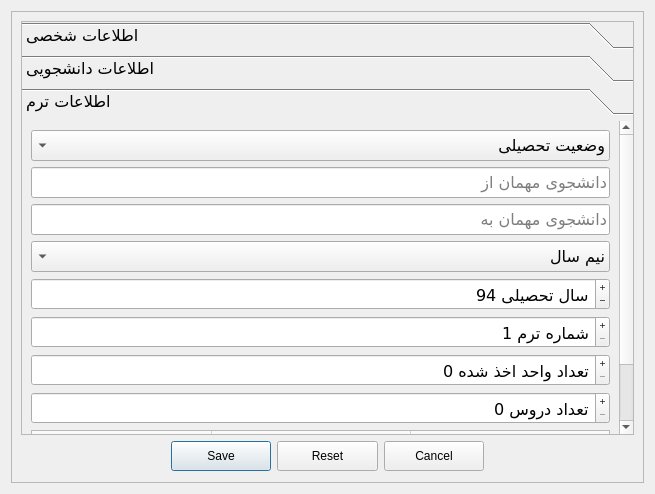
<?xml version="1.0" encoding="UTF-8"?>
<ui version="4.0">
 <class>NewStudent</class>
 <widget class="QDialog" name="NewStudent">
  <property name="geometry">
   <rect>
    <x>0</x>
    <y>0</y>
    <width>655</width>
    <height>494</height>
   </rect>
  </property>
  <property name="windowTitle">
   <string>ثبت دانشجوی جدید</string>
  </property>
  <property name="layoutDirection">
   <enum>Qt::LeftToRight</enum>
  </property>
  <layout class="QVBoxLayout" name="verticalLayout_3">
   <item>
    <widget class="QFrame" name="frame">
     <property name="frameShape">
      <enum>QFrame::StyledPanel</enum>
     </property>
     <property name="frameShadow">
      <enum>QFrame::Raised</enum>
     </property>
     <layout class="QVBoxLayout" name="verticalLayout">
      <item>
       <widget class="QToolBox" name="toolBox">
        <property name="font">
         <font>
          <family>Abyssinica SIL</family>
          <pointsize>12</pointsize>
         </font>
        </property>
        <property name="layoutDirection">
         <enum>Qt::LeftToRight</enum>
        </property>
        <property name="frameShape">
         <enum>QFrame::StyledPanel</enum>
        </property>
        <property name="frameShadow">
         <enum>QFrame::Plain</enum>
        </property>
        <property name="currentIndex">
         <number>2</number>
        </property>
        <property name="tabSpacing">
         <number>6</number>
        </property>
        <widget class="QWidget" name="personInfo_toolBox">
         <property name="geometry">
          <rect>
           <x>0</x>
           <y>0</y>
           <width>615</width>
           <height>316</height>
          </rect>
         </property>
         <attribute name="label">
          <string notr="true">اطلاعات شخصی</string>
         </attribute>
         <layout class="QVBoxLayout" name="verticalLayout_2">
          <item>
           <widget class="QLineEdit" name="name_led">
            <property name="sizePolicy">
             <sizepolicy hsizetype="Preferred" vsizetype="Fixed">
              <horstretch>0</horstretch>
              <verstretch>0</verstretch>
             </sizepolicy>
            </property>
            <property name="minimumSize">
             <size>
              <width>0</width>
              <height>0</height>
             </size>
            </property>
            <property name="sizeIncrement">
             <size>
              <width>0</width>
              <height>0</height>
             </size>
            </property>
            <property name="baseSize">
             <size>
              <width>0</width>
              <height>0</height>
             </size>
            </property>
            <property name="placeholderText">
             <string>نام</string>
            </property>
           </widget>
          </item>
          <item>
           <widget class="QLineEdit" name="family_led">
            <property name="sizePolicy">
             <sizepolicy hsizetype="Preferred" vsizetype="Fixed">
              <horstretch>0</horstretch>
              <verstretch>0</verstretch>
             </sizepolicy>
            </property>
            <property name="minimumSize">
             <size>
              <width>0</width>
              <height>5</height>
             </size>
            </property>
            <property name="sizeIncrement">
             <size>
              <width>0</width>
              <height>0</height>
             </size>
            </property>
            <property name="baseSize">
             <size>
              <width>0</width>
              <height>0</height>
             </size>
            </property>
            <property name="placeholderText">
             <string>نام خانوادگی</string>
            </property>
           </widget>
          </item>
          <item>
           <widget class="QLineEdit" name="fatherName_led">
            <property name="sizePolicy">
             <sizepolicy hsizetype="Preferred" vsizetype="Fixed">
              <horstretch>0</horstretch>
              <verstretch>0</verstretch>
             </sizepolicy>
            </property>
            <property name="minimumSize">
             <size>
              <width>0</width>
              <height>5</height>
             </size>
            </property>
            <property name="sizeIncrement">
             <size>
              <width>0</width>
              <height>0</height>
             </size>
            </property>
            <property name="baseSize">
             <size>
              <width>0</width>
              <height>0</height>
             </size>
            </property>
            <property name="text">
             <string/>
            </property>
            <property name="placeholderText">
             <string>نام پدر</string>
            </property>
           </widget>
          </item>
          <item>
           <widget class="QLineEdit" name="melliCode_led">
            <property name="sizePolicy">
             <sizepolicy hsizetype="Preferred" vsizetype="Fixed">
              <horstretch>0</horstretch>
              <verstretch>0</verstretch>
             </sizepolicy>
            </property>
            <property name="minimumSize">
             <size>
              <width>0</width>
              <height>5</height>
             </size>
            </property>
            <property name="sizeIncrement">
             <size>
              <width>0</width>
              <height>0</height>
             </size>
            </property>
            <property name="baseSize">
             <size>
              <width>0</width>
              <height>0</height>
             </size>
            </property>
            <property name="placeholderText">
             <string>کد ملی</string>
            </property>
           </widget>
          </item>
          <item>
           <widget class="QLineEdit" name="shsh_led">
            <property name="sizePolicy">
             <sizepolicy hsizetype="Preferred" vsizetype="Fixed">
              <horstretch>0</horstretch>
              <verstretch>0</verstretch>
             </sizepolicy>
            </property>
            <property name="minimumSize">
             <size>
              <width>0</width>
              <height>5</height>
             </size>
            </property>
            <property name="sizeIncrement">
             <size>
              <width>0</width>
              <height>0</height>
             </size>
            </property>
            <property name="baseSize">
             <size>
              <width>0</width>
              <height>0</height>
             </size>
            </property>
            <property name="placeholderText">
             <string>شماره شناسنامه</string>
            </property>
           </widget>
          </item>
         </layout>
        </widget>
        <widget class="QWidget" name="stuInfo_toolBox">
         <property name="geometry">
          <rect>
           <x>0</x>
           <y>0</y>
           <width>615</width>
           <height>316</height>
          </rect>
         </property>
         <attribute name="label">
          <string notr="true">اطلاعات دانشجویی</string>
         </attribute>
         <layout class="QVBoxLayout" name="verticalLayout_4">
          <item>
           <widget class="QLineEdit" name="id_led">
            <property name="placeholderText">
             <string>شماره دانشجویی</string>
            </property>
           </widget>
          </item>
          <item>
           <widget class="QLineEdit" name="uniName_led">
            <property name="placeholderText">
             <string>نام دانشگاه</string>
            </property>
           </widget>
          </item>
          <item>
           <widget class="QLineEdit" name="degree_led">
            <property name="placeholderText">
             <string>مقطع تحصیلی</string>
            </property>
           </widget>
          </item>
          <item>
           <widget class="QLineEdit" name="major_led">
            <property name="placeholderText">
             <string>رشته تحصیلی</string>
            </property>
           </widget>
          </item>
          <item>
           <widget class="QLineEdit" name="area_led">
            <property name="placeholderText">
             <string>گرایش</string>
            </property>
           </widget>
          </item>
          <item>
           <widget class="QLineEdit" name="year_of_entry_led">
            <property name="placeholderText">
             <string>سال ورود</string>
            </property>
           </widget>
          </item>
         </layout>
        </widget>
        <widget class="QWidget" name="termInfo_toolBox">
         <property name="geometry">
          <rect>
           <x>0</x>
           <y>-37</y>
           <width>600</width>
           <height>353</height>
          </rect>
         </property>
         <attribute name="label">
          <string>اطلاعات ترم</string>
         </attribute>
         <layout class="QVBoxLayout" name="verticalLayout_5">
          <item>
           <widget class="QComboBox" name="condition_combo">
            <property name="layoutDirection">
             <enum>Qt::RightToLeft</enum>
            </property>
            <property name="locale">
             <locale language="Persian" country="Iran"/>
            </property>
            <property name="currentText">
             <string>وضعیت تحصیلی</string>
            </property>
            <property name="currentIndex">
             <number>0</number>
            </property>
            <property name="maxVisibleItems">
             <number>4</number>
            </property>
            <property name="maxCount">
             <number>10</number>
            </property>
            <property name="insertPolicy">
             <enum>QComboBox::InsertAtBottom</enum>
            </property>
            <property name="sizeAdjustPolicy">
             <enum>QComboBox::AdjustToContentsOnFirstShow</enum>
            </property>
            <property name="modelColumn">
             <number>0</number>
            </property>
            <item>
             <property name="text">
              <string>وضعیت تحصیلی</string>
             </property>
            </item>
            <item>
             <property name="text">
              <string>فعال</string>
             </property>
            </item>
            <item>
             <property name="text">
              <string>مرخصی</string>
             </property>
            </item>
            <item>
             <property name="text">
              <string>مهمان</string>
             </property>
            </item>
           </widget>
          </item>
          <item>
           <widget class="QLineEdit" name="guestFrom_led">
            <property name="enabled">
             <bool>true</bool>
            </property>
            <property name="placeholderText">
             <string>دانشجوی مهمان از</string>
            </property>
           </widget>
          </item>
          <item>
           <widget class="QLineEdit" name="guestTo_led">
            <property name="enabled">
             <bool>true</bool>
            </property>
            <property name="layoutDirection">
             <enum>Qt::RightToLeft</enum>
            </property>
            <property name="placeholderText">
             <string>دانشجوی مهمان به</string>
            </property>
           </widget>
          </item>
          <item>
           <widget class="QComboBox" name="halfYear_combo">
            <property name="layoutDirection">
             <enum>Qt::RightToLeft</enum>
            </property>
            <property name="locale">
             <locale language="Persian" country="Iran"/>
            </property>
            <property name="currentText">
             <string>نیم سال</string>
            </property>
            <property name="currentIndex">
             <number>0</number>
            </property>
            <property name="maxVisibleItems">
             <number>4</number>
            </property>
            <property name="maxCount">
             <number>4</number>
            </property>
            <property name="insertPolicy">
             <enum>QComboBox::InsertAtBottom</enum>
            </property>
            <property name="sizeAdjustPolicy">
             <enum>QComboBox::AdjustToContentsOnFirstShow</enum>
            </property>
            <property name="modelColumn">
             <number>0</number>
            </property>
            <item>
             <property name="text">
              <string notr="true">نیم سال</string>
             </property>
            </item>
            <item>
             <property name="text">
              <string>اول</string>
             </property>
            </item>
            <item>
             <property name="text">
              <string>دوم</string>
             </property>
            </item>
            <item>
             <property name="text">
              <string>تابستانه</string>
             </property>
            </item>
           </widget>
          </item>
          <item>
           <widget class="QSpinBox" name="yearNum_spinBox">
            <property name="alignment">
             <set>Qt::AlignLeading|Qt::AlignLeft|Qt::AlignVCenter</set>
            </property>
            <property name="buttonSymbols">
             <enum>QAbstractSpinBox::PlusMinus</enum>
            </property>
            <property name="prefix">
             <string notr="true">سال تحصیلی </string>
            </property>
            <property name="minimum">
             <number>80</number>
            </property>
            <property name="maximum">
             <number>99</number>
            </property>
            <property name="value">
             <number>94</number>
            </property>
           </widget>
          </item>
          <item>
           <widget class="QSpinBox" name="termNum_spinBox">
            <property name="alignment">
             <set>Qt::AlignLeading|Qt::AlignLeft|Qt::AlignVCenter</set>
            </property>
            <property name="buttonSymbols">
             <enum>QAbstractSpinBox::PlusMinus</enum>
            </property>
            <property name="prefix">
             <string>شماره ترم </string>
            </property>
            <property name="minimum">
             <number>1</number>
            </property>
            <property name="maximum">
             <number>10</number>
            </property>
           </widget>
          </item>
          <item>
           <widget class="QSpinBox" name="unitNum_spinBox">
            <property name="alignment">
             <set>Qt::AlignLeading|Qt::AlignLeft|Qt::AlignVCenter</set>
            </property>
            <property name="buttonSymbols">
             <enum>QAbstractSpinBox::PlusMinus</enum>
            </property>
            <property name="prefix">
             <string notr="true">تعداد واحد اخذ شده </string>
            </property>
            <property name="minimum">
             <number>0</number>
            </property>
            <property name="maximum">
             <number>24</number>
            </property>
            <property name="value">
             <number>0</number>
            </property>
           </widget>
          </item>
          <item>
           <widget class="QSpinBox" name="lessonNum_spinBox">
            <property name="alignment">
             <set>Qt::AlignLeading|Qt::AlignLeft|Qt::AlignVCenter</set>
            </property>
            <property name="buttonSymbols">
             <enum>QAbstractSpinBox::PlusMinus</enum>
            </property>
            <property name="prefix">
             <string notr="true">تعداد دروس </string>
            </property>
            <property name="minimum">
             <number>0</number>
            </property>
            <property name="maximum">
             <number>24</number>
            </property>
            <property name="value">
             <number>0</number>
            </property>
           </widget>
          </item>
          <item>
           <widget class="QTableWidget" name="lesson_table">
            <property name="layoutDirection">
             <enum>Qt::RightToLeft</enum>
            </property>
            <property name="frameShape">
             <enum>QFrame::StyledPanel</enum>
            </property>
            <property name="frameShadow">
             <enum>QFrame::Sunken</enum>
            </property>
            <property name="lineWidth">
             <number>1</number>
            </property>
            <property name="midLineWidth">
             <number>0</number>
            </property>
            <property name="textElideMode">
             <enum>Qt::ElideMiddle</enum>
            </property>
            <property name="columnCount">
             <number>3</number>
            </property>
            <attribute name="horizontalHeaderCascadingSectionResizes">
             <bool>true</bool>
            </attribute>
            <attribute name="horizontalHeaderDefaultSectionSize">
             <number>199</number>
            </attribute>
            <attribute name="horizontalHeaderStretchLastSection">
             <bool>true</bool>
            </attribute>
            <column>
             <property name="text">
              <string>نام درس</string>
             </property>
            </column>
            <column>
             <property name="text">
              <string>نمره</string>
             </property>
            </column>
            <column>
             <property name="text">
              <string>تعداد واحد</string>
             </property>
            </column>
           </widget>
          </item>
         </layout>
        </widget>
       </widget>
      </item>
      <item>
       <layout class="QHBoxLayout" name="horizontalLayout" stretch="0,0,0,0,0">
        <property name="spacing">
         <number>6</number>
        </property>
        <property name="sizeConstraint">
         <enum>QLayout::SetDefaultConstraint</enum>
        </property>
        <property name="bottomMargin">
         <number>2</number>
        </property>
        <item>
         <spacer name="horizontalSpacer">
          <property name="orientation">
           <enum>Qt::Horizontal</enum>
          </property>
          <property name="sizeType">
           <enum>QSizePolicy::Preferred</enum>
          </property>
          <property name="sizeHint" stdset="0">
           <size>
            <width>150</width>
            <height>20</height>
           </size>
          </property>
         </spacer>
        </item>
        <item>
         <widget class="QPushButton" name="save_btn">
          <property name="sizePolicy">
           <sizepolicy hsizetype="Minimum" vsizetype="Minimum">
            <horstretch>0</horstretch>
            <verstretch>0</verstretch>
           </sizepolicy>
          </property>
          <property name="minimumSize">
           <size>
            <width>0</width>
            <height>30</height>
           </size>
          </property>
          <property name="text">
           <string>Save</string>
          </property>
          <property name="default">
           <bool>true</bool>
          </property>
          <property name="flat">
           <bool>false</bool>
          </property>
         </widget>
        </item>
        <item>
         <widget class="QPushButton" name="reset_btn">
          <property name="sizePolicy">
           <sizepolicy hsizetype="Minimum" vsizetype="Minimum">
            <horstretch>0</horstretch>
            <verstretch>0</verstretch>
           </sizepolicy>
          </property>
          <property name="minimumSize">
           <size>
            <width>0</width>
            <height>30</height>
           </size>
          </property>
          <property name="sizeIncrement">
           <size>
            <width>0</width>
            <height>0</height>
           </size>
          </property>
          <property name="baseSize">
           <size>
            <width>0</width>
            <height>100</height>
           </size>
          </property>
          <property name="text">
           <string>Reset</string>
          </property>
         </widget>
        </item>
        <item>
         <widget class="QPushButton" name="cancel_btn">
          <property name="sizePolicy">
           <sizepolicy hsizetype="Minimum" vsizetype="Minimum">
            <horstretch>0</horstretch>
            <verstretch>0</verstretch>
           </sizepolicy>
          </property>
          <property name="minimumSize">
           <size>
            <width>0</width>
            <height>30</height>
           </size>
          </property>
          <property name="text">
           <string>Cancel</string>
          </property>
         </widget>
        </item>
        <item>
         <spacer name="horizontalSpacer_2">
          <property name="orientation">
           <enum>Qt::Horizontal</enum>
          </property>
          <property name="sizeType">
           <enum>QSizePolicy::Preferred</enum>
          </property>
          <property name="sizeHint" stdset="0">
           <size>
            <width>150</width>
            <height>20</height>
           </size>
          </property>
         </spacer>
        </item>
       </layout>
      </item>
     </layout>
    </widget>
   </item>
  </layout>
 </widget>
 <tabstops>
  <tabstop>name_led</tabstop>
  <tabstop>family_led</tabstop>
  <tabstop>fatherName_led</tabstop>
  <tabstop>melliCode_led</tabstop>
  <tabstop>shsh_led</tabstop>
  <tabstop>id_led</tabstop>
  <tabstop>uniName_led</tabstop>
  <tabstop>degree_led</tabstop>
  <tabstop>major_led</tabstop>
  <tabstop>area_led</tabstop>
  <tabstop>year_of_entry_led</tabstop>
 </tabstops>
 <resources/>
 <connections/>
</ui>
